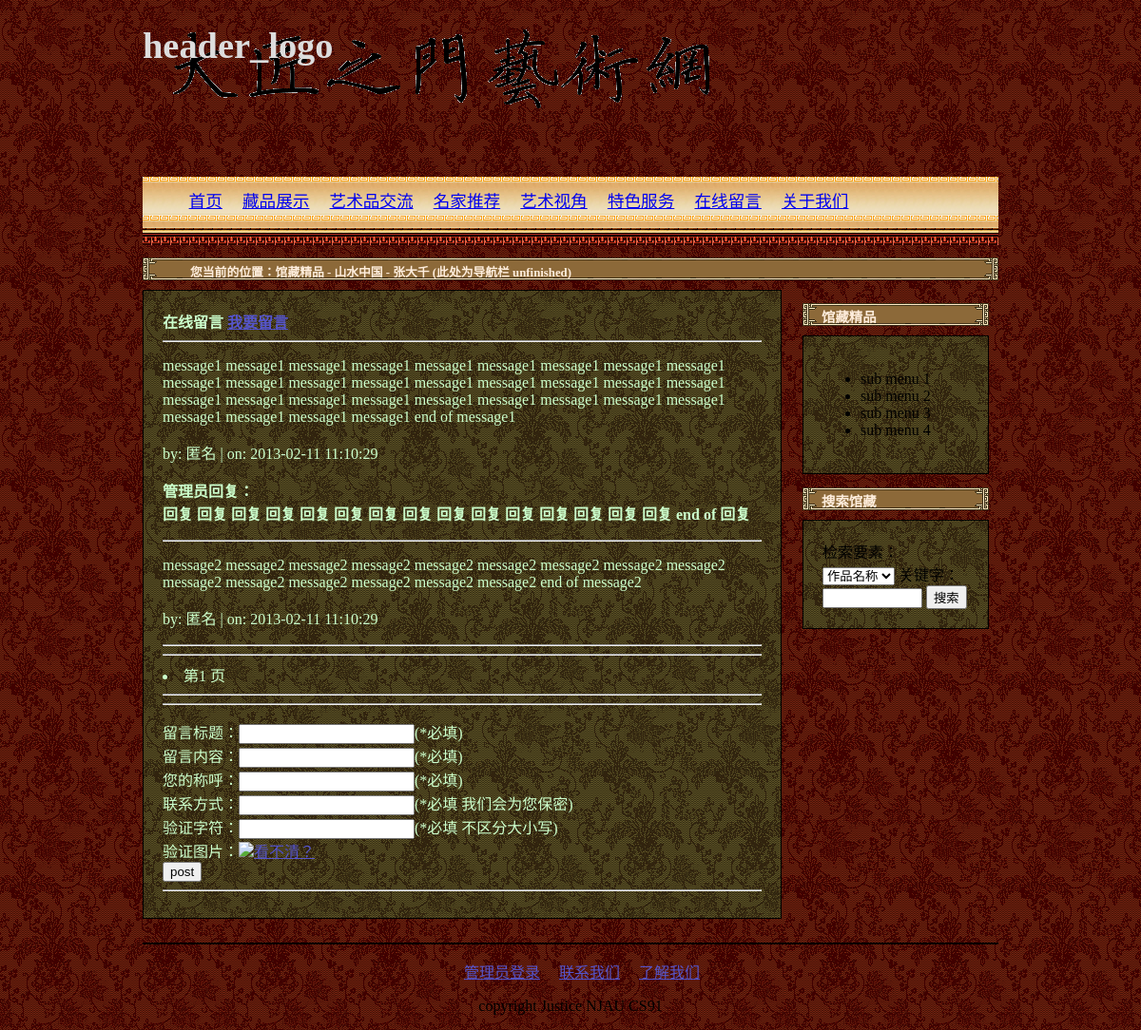
/message.php, run on the app's committed database.
### tables this page shows
CREATE TABLE `Messages` (
	message_id SERIAL PRIMARY KEY,
	message_head VARCHAR(60),		 
	content VARCHAR(300) NOT NULL,		 
	pub_time DATETIME NOT NULL,		 
	pub_name VARCHAR(30) NOT NULL,		 
	pub_email_or_tel VARCHAR(255) NOT NULL,	 
	son_id BIGINT UNSIGNED DEFAULT 0,	 
	parent_id BIGINT UNSIGNED DEFAULT NULL,	 
	is_checked BOOLEAN DEFAULT 0,		 
	checked_by BIGINT UNSIGNED DEFAULT NULL	 
);

### config.php (called while the page is built, shortened)
<?php
$cfg_ms_per_page = 6;
?>

### message.php (the view, shortened to what this page needs)
<?php
require('config.php');
require($cfg_webRoot.$cfg_lib.'page.php');
$dbh = new PDO($dbcfg_dsn, $dbcfg_dbuser, $dbcfg_dbpwd);
$sql_msg_count = 'select count(1) as count from Messages where is_checked = 1 AND parent_id IS NULL';
$sth_msg_count = $dbh->prepare($sql_msg_count);
$msg_count_res = $sth_msg_count->fetch(PDO::FETCH_ASSOC);
$msg_count = $msg_count_res['count'];
$per_page = $cfg_ms_per_page;
$total_page = ceil($msg_count/$per_page);
if( isset($_GET['page']) && $_GET['page'] >= 1 && $_GET['page'] <= $total_page ) {
	$page = intval($_GET['page']);
} else { $page = 1; }
$start = ($page-1)*$per_page;
$sql_select_message = 'select * from Messages where is_checked = 1 AND parent_id IS NULL order by pub_time desc limit :start, :per_page';
$sth_select_message = $dbh->prepare($sql_select_message);
$sth_select_message->bindParam(':start', $start, PDO::PARAM_INT);
$sth_select_message->bindParam(':per_page', $per_page, PDO::PARAM_INT);
lib_pdo_if_fail( $sth_select_message->execute(), $sth_select_message,  __FILE__, __LINE__, CFG_DEBUG, 'error', FALSE );
if ( 0 == $sth_select_message->rowCount() ) {
	$messages = 'no content';
} else {
	$messages = $sth_select_message->fetchAll(PDO::FETCH_ASSOC);
	$son_ids = '';
	foreach( $messages as $msg ) {
		$son_ids .= $msg['son_id'].', ';
	}
	$son_ids .= '0';
	$sql_select_reply = "select * from Messages where message_id in ( $son_ids )";
	$sth_select_reply = $dbh->prepare($sql_select_reply);
	lib_pdo_if_fail( $sth_select_reply->execute(), $sth_select_reply, __FILE__, __LINE__, CFG_DEBUG, 'error', FALSE );
	if( 0 < $sth_select_reply->rowCount() ) {
		$replys = $sth_select_reply->fetchAll(PDO::FETCH_ASSOC);
		$sorted_replys = array();
		foreach( $replys as $reply ) {
			$sorted_reply = $reply;
			$sorted_replys[$reply['message_id']] = $sorted_reply;
		}
	}
}
?>
<?php require('include/dochead.php'); ?>
<body>
<div id="header">
<?php require('include/header.php'); ?>
</div>
<div id="body">
	<div id="main_content" class="content_block" >
		<h4 id="main_content_head">在线留言  <a href="#add_message">我要留言</a></h4>
		<hr />
		<div id="messages">
<?php
foreach( $messages as $msg ) {
	echo "\t\t<p>{$msg['content']}\n";
	echo "<p>by: {$msg['pub_name']} | on: {$msg['pub_time']}</p>";
	if( array_key_exists($msg['son_id'], $sorted_replys) ) {
		echo "<p color=\"red\"><strong>管理员回复：<br />{$sorted_replys[$msg['son_id']]['content']}</strong></p>";
	}
	echo '<hr />';
}
echo '<hr class="clear_line">'."\n";
?>
		</div>
		<div id="add_message">
		<hr />
		<hr />
		<form action="./action/add_message.php" method="post" >
			<label for="input_head">留言标题：<input type="text" name="message_head" id="input_head" /></label><span class="input_hint">(*必填)</span><br />
			<label for="input_content">留言内容：<input type="text" name="message_content" id="input_content" /></label><span class="input_hint">(*必填)</span><br />
			<label for="input_author">您的称呼：<input type="text" name="message_author" id="input_author" /></label><span class="input_hint">(*必填)</span><br />
			<label for="input_contact">联系方式：<input type="text" name="message_contact" id="input_contact" /></label><span class="input_hint">(*必填 我们会为您保密)</span><br />
			<label for="input_code">验证字符：<input type="text" name="veri_code" id="input_code" /></label><span class="input_hint">(*必填  不区分大小写)</span><br />
			验证图片：<a href="./message.php?rand=<?php echo rand(); ?>#add_message"><img src="lib/verify_code.php" />看不清？</a><br />
			<input type="submit" name="submit" value="post" />
		</form>
		</div>
		<hr class="clear_line"/>
	</div>
	<div id="sub_main_content" >
<?php require('./include/sub_main_content.php'); ?>
	</div>
</div>
<div id="footer">
<?php require('./include/footer.php'); ?>
</div>
</body>
</html>

### styles/main.css (style rules this page uses)
html { background: url(../pic/css/html_bg.gif) ; background-color: #223; }
body { width: 900; margin-left: auto; margin-right: auto; }
div#header { width: 900px; margin-left: auto; margin-right: auto; background: url(../pic/css/djzmlogo.png) no-repeat; }
div#body { width: 900px; margin-left: auto; margin-right: auto; position: relative; }
div#main_content { width: 70%; position: relative; float: left; background: url(../pic/css/body_bg.gif); margin-bottom: 25px; color: #cfc; }
div#main_content a { color: #55c; }
div#sub_main_content { width: 24%; position: relative; float: right; padding: 0; }
div#footer { width: 900px; margin-left: auto; margin-right: auto; }
.clear_line { clear: both; }
div.content_block { margin: 0; padding: 20px; background: url(../pic/css/body_bg.gif); border: 1px solid black; }
#main_content_head { margin: 0; }

### data on the page
messages: content "message1 message1 message1 message1 message1 message1 message1 message1 message1 message1 message1 message1 message1 message1 message1 message1 message1 message1 message1 message1 message1 message1 message1 message1 message1 message1 message1 message1 message1 message1 message1 end of message1", pub_name "匿名", pub_time "2013-02-11 11:10:29", content "回复 回复 回复 回复 回复 回复 回复 回复 回复 回复 回复 回复 回复 回复 回复 end of 回复"
messages: content "message2 message2 message2 message2 message2 message2 message2 message2 message2 message2 message2 message2 message2 message2 message2 end of message2", pub_name "匿名", pub_time "2013-02-11 11:10:29"
